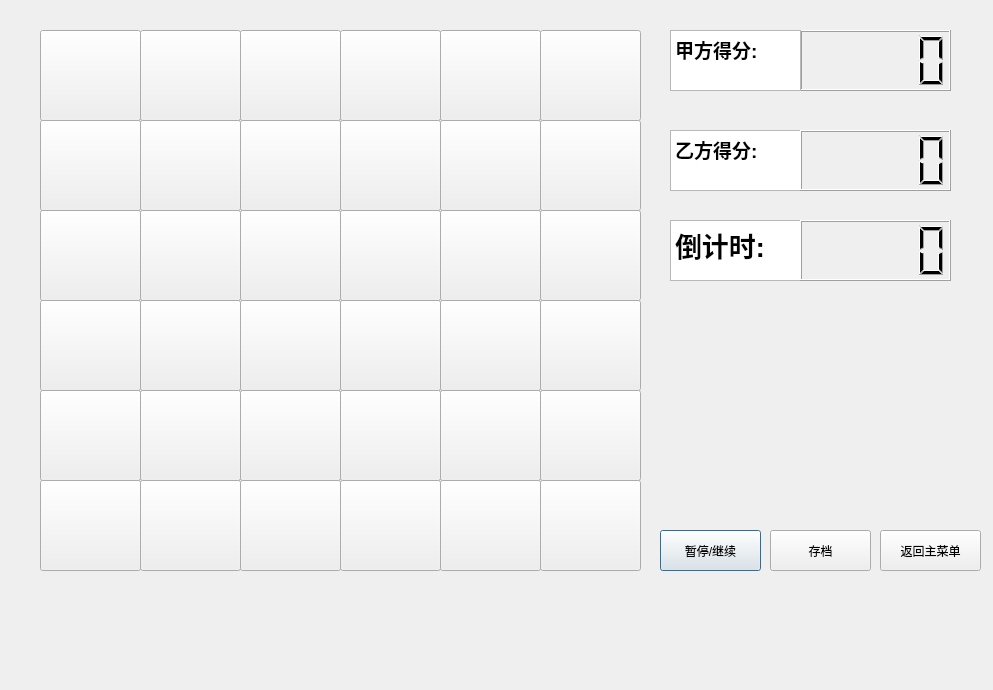
<?xml version="1.0" encoding="UTF-8"?>
<ui version="4.0">
 <class>double</class>
 <widget class="QDialog" name="double">
  <property name="geometry">
   <rect>
    <x>0</x>
    <y>0</y>
    <width>993</width>
    <height>690</height>
   </rect>
  </property>
  <property name="windowTitle">
   <string>Dialog</string>
  </property>
  <widget class="QToolButton" name="toolButton_55">
   <property name="geometry">
    <rect>
     <x>540</x>
     <y>480</y>
     <width>101</width>
     <height>91</height>
    </rect>
   </property>
   <property name="text">
    <string/>
   </property>
  </widget>
  <widget class="QToolButton" name="toolButton_25">
   <property name="geometry">
    <rect>
     <x>540</x>
     <y>210</y>
     <width>101</width>
     <height>91</height>
    </rect>
   </property>
   <property name="text">
    <string/>
   </property>
  </widget>
  <widget class="QToolButton" name="toolButton_14">
   <property name="geometry">
    <rect>
     <x>440</x>
     <y>120</y>
     <width>101</width>
     <height>91</height>
    </rect>
   </property>
   <property name="text">
    <string/>
   </property>
  </widget>
  <widget class="QToolButton" name="toolButton_32">
   <property name="geometry">
    <rect>
     <x>240</x>
     <y>300</y>
     <width>101</width>
     <height>91</height>
    </rect>
   </property>
   <property name="text">
    <string/>
   </property>
  </widget>
  <widget class="QToolButton" name="toolButton_11">
   <property name="geometry">
    <rect>
     <x>140</x>
     <y>120</y>
     <width>101</width>
     <height>91</height>
    </rect>
   </property>
   <property name="text">
    <string/>
   </property>
  </widget>
  <widget class="QToolButton" name="toolButton_12">
   <property name="geometry">
    <rect>
     <x>240</x>
     <y>120</y>
     <width>101</width>
     <height>91</height>
    </rect>
   </property>
   <property name="text">
    <string/>
   </property>
  </widget>
  <widget class="QToolButton" name="toolButton_31">
   <property name="geometry">
    <rect>
     <x>140</x>
     <y>300</y>
     <width>101</width>
     <height>91</height>
    </rect>
   </property>
   <property name="text">
    <string/>
   </property>
  </widget>
  <widget class="QToolButton" name="toolButton_44">
   <property name="geometry">
    <rect>
     <x>440</x>
     <y>390</y>
     <width>101</width>
     <height>91</height>
    </rect>
   </property>
   <property name="text">
    <string/>
   </property>
  </widget>
  <widget class="QTextBrowser" name="textBrowser_2">
   <property name="geometry">
    <rect>
     <x>670</x>
     <y>220</y>
     <width>131</width>
     <height>61</height>
    </rect>
   </property>
   <property name="html">
    <string>&lt;!DOCTYPE HTML PUBLIC &quot;-//W3C//DTD HTML 4.0//EN&quot; &quot;http://www.w3.org/TR/REC-html40/strict.dtd&quot;&gt;
&lt;html&gt;&lt;head&gt;&lt;meta name=&quot;qrichtext&quot; content=&quot;1&quot; /&gt;&lt;style type=&quot;text/css&quot;&gt;
p, li { white-space: pre-wrap; }
&lt;/style&gt;&lt;/head&gt;&lt;body style=&quot; font-family:'SimSun'; font-size:9pt; font-weight:400; font-style:normal;&quot;&gt;
&lt;p style=&quot; margin-top:0px; margin-bottom:0px; margin-left:0px; margin-right:0px; -qt-block-indent:0; text-indent:0px;&quot;&gt;&lt;span style=&quot; font-size:20pt; font-weight:600;&quot;&gt;倒计时:&lt;/span&gt;&lt;/p&gt;&lt;/body&gt;&lt;/html&gt;</string>
   </property>
  </widget>
  <widget class="QToolButton" name="toolButton_03">
   <property name="geometry">
    <rect>
     <x>340</x>
     <y>30</y>
     <width>101</width>
     <height>91</height>
    </rect>
   </property>
   <property name="text">
    <string/>
   </property>
  </widget>
  <widget class="QToolButton" name="toolButton_45">
   <property name="geometry">
    <rect>
     <x>540</x>
     <y>390</y>
     <width>101</width>
     <height>91</height>
    </rect>
   </property>
   <property name="text">
    <string/>
   </property>
  </widget>
  <widget class="QToolButton" name="toolButton_05">
   <property name="geometry">
    <rect>
     <x>540</x>
     <y>30</y>
     <width>101</width>
     <height>91</height>
    </rect>
   </property>
   <property name="text">
    <string/>
   </property>
  </widget>
  <widget class="QToolButton" name="toolButton_04">
   <property name="geometry">
    <rect>
     <x>440</x>
     <y>30</y>
     <width>101</width>
     <height>91</height>
    </rect>
   </property>
   <property name="text">
    <string/>
   </property>
  </widget>
  <widget class="QPushButton" name="pushButton">
   <property name="geometry">
    <rect>
     <x>660</x>
     <y>530</y>
     <width>101</width>
     <height>41</height>
    </rect>
   </property>
   <property name="text">
    <string>暂停/继续</string>
   </property>
  </widget>
  <widget class="QToolButton" name="toolButton_51">
   <property name="geometry">
    <rect>
     <x>140</x>
     <y>480</y>
     <width>101</width>
     <height>91</height>
    </rect>
   </property>
   <property name="text">
    <string/>
   </property>
  </widget>
  <widget class="QToolButton" name="toolButton_10">
   <property name="geometry">
    <rect>
     <x>40</x>
     <y>120</y>
     <width>101</width>
     <height>91</height>
    </rect>
   </property>
   <property name="text">
    <string/>
   </property>
  </widget>
  <widget class="QToolButton" name="toolButton_00">
   <property name="geometry">
    <rect>
     <x>40</x>
     <y>30</y>
     <width>101</width>
     <height>91</height>
    </rect>
   </property>
   <property name="text">
    <string/>
   </property>
  </widget>
  <widget class="QToolButton" name="toolButton_50">
   <property name="geometry">
    <rect>
     <x>40</x>
     <y>480</y>
     <width>101</width>
     <height>91</height>
    </rect>
   </property>
   <property name="text">
    <string/>
   </property>
  </widget>
  <widget class="QToolButton" name="toolButton_01">
   <property name="geometry">
    <rect>
     <x>140</x>
     <y>30</y>
     <width>101</width>
     <height>91</height>
    </rect>
   </property>
   <property name="text">
    <string/>
   </property>
  </widget>
  <widget class="QToolButton" name="toolButton_02">
   <property name="geometry">
    <rect>
     <x>240</x>
     <y>30</y>
     <width>101</width>
     <height>91</height>
    </rect>
   </property>
   <property name="text">
    <string/>
   </property>
  </widget>
  <widget class="QPushButton" name="pushButton_2">
   <property name="geometry">
    <rect>
     <x>770</x>
     <y>530</y>
     <width>101</width>
     <height>41</height>
    </rect>
   </property>
   <property name="text">
    <string>存档</string>
   </property>
  </widget>
  <widget class="QToolButton" name="toolButton_30">
   <property name="geometry">
    <rect>
     <x>40</x>
     <y>300</y>
     <width>101</width>
     <height>91</height>
    </rect>
   </property>
   <property name="text">
    <string/>
   </property>
  </widget>
  <widget class="QToolButton" name="toolButton_40">
   <property name="geometry">
    <rect>
     <x>40</x>
     <y>390</y>
     <width>101</width>
     <height>91</height>
    </rect>
   </property>
   <property name="text">
    <string/>
   </property>
  </widget>
  <widget class="QToolButton" name="toolButton_42">
   <property name="geometry">
    <rect>
     <x>240</x>
     <y>390</y>
     <width>101</width>
     <height>91</height>
    </rect>
   </property>
   <property name="text">
    <string/>
   </property>
  </widget>
  <widget class="QToolButton" name="toolButton_35">
   <property name="geometry">
    <rect>
     <x>540</x>
     <y>300</y>
     <width>101</width>
     <height>91</height>
    </rect>
   </property>
   <property name="text">
    <string/>
   </property>
  </widget>
  <widget class="QToolButton" name="toolButton_33">
   <property name="geometry">
    <rect>
     <x>340</x>
     <y>300</y>
     <width>101</width>
     <height>91</height>
    </rect>
   </property>
   <property name="text">
    <string/>
   </property>
  </widget>
  <widget class="QToolButton" name="toolButton_21">
   <property name="geometry">
    <rect>
     <x>140</x>
     <y>210</y>
     <width>101</width>
     <height>91</height>
    </rect>
   </property>
   <property name="text">
    <string/>
   </property>
  </widget>
  <widget class="QLCDNumber" name="lcdNumber">
   <property name="geometry">
    <rect>
     <x>800</x>
     <y>30</y>
     <width>151</width>
     <height>61</height>
    </rect>
   </property>
  </widget>
  <widget class="QToolButton" name="toolButton_34">
   <property name="geometry">
    <rect>
     <x>440</x>
     <y>300</y>
     <width>101</width>
     <height>91</height>
    </rect>
   </property>
   <property name="text">
    <string/>
   </property>
  </widget>
  <widget class="QToolButton" name="toolButton_43">
   <property name="geometry">
    <rect>
     <x>340</x>
     <y>390</y>
     <width>101</width>
     <height>91</height>
    </rect>
   </property>
   <property name="text">
    <string/>
   </property>
  </widget>
  <widget class="QToolButton" name="toolButton_13">
   <property name="geometry">
    <rect>
     <x>340</x>
     <y>120</y>
     <width>101</width>
     <height>91</height>
    </rect>
   </property>
   <property name="text">
    <string/>
   </property>
  </widget>
  <widget class="QToolButton" name="toolButton_41">
   <property name="geometry">
    <rect>
     <x>140</x>
     <y>390</y>
     <width>101</width>
     <height>91</height>
    </rect>
   </property>
   <property name="text">
    <string/>
   </property>
  </widget>
  <widget class="QToolButton" name="toolButton_23">
   <property name="geometry">
    <rect>
     <x>340</x>
     <y>210</y>
     <width>101</width>
     <height>91</height>
    </rect>
   </property>
   <property name="text">
    <string/>
   </property>
  </widget>
  <widget class="QToolButton" name="toolButton_52">
   <property name="geometry">
    <rect>
     <x>240</x>
     <y>480</y>
     <width>101</width>
     <height>91</height>
    </rect>
   </property>
   <property name="text">
    <string/>
   </property>
  </widget>
  <widget class="QTextBrowser" name="textBrowser_3">
   <property name="geometry">
    <rect>
     <x>670</x>
     <y>30</y>
     <width>131</width>
     <height>61</height>
    </rect>
   </property>
   <property name="html">
    <string>&lt;!DOCTYPE HTML PUBLIC &quot;-//W3C//DTD HTML 4.0//EN&quot; &quot;http://www.w3.org/TR/REC-html40/strict.dtd&quot;&gt;
&lt;html&gt;&lt;head&gt;&lt;meta name=&quot;qrichtext&quot; content=&quot;1&quot; /&gt;&lt;style type=&quot;text/css&quot;&gt;
p, li { white-space: pre-wrap; }
&lt;/style&gt;&lt;/head&gt;&lt;body style=&quot; font-family:'SimSun'; font-size:9pt; font-weight:400; font-style:normal;&quot;&gt;
&lt;p style=&quot; margin-top:0px; margin-bottom:0px; margin-left:0px; margin-right:0px; -qt-block-indent:0; text-indent:0px;&quot;&gt;&lt;span style=&quot; font-size:14pt; font-weight:600;&quot;&gt;甲方得分:&lt;/span&gt;&lt;/p&gt;&lt;/body&gt;&lt;/html&gt;</string>
   </property>
  </widget>
  <widget class="QToolButton" name="toolButton_22">
   <property name="geometry">
    <rect>
     <x>240</x>
     <y>210</y>
     <width>101</width>
     <height>91</height>
    </rect>
   </property>
   <property name="text">
    <string/>
   </property>
  </widget>
  <widget class="QLCDNumber" name="lcdNumber_2">
   <property name="geometry">
    <rect>
     <x>800</x>
     <y>220</y>
     <width>151</width>
     <height>61</height>
    </rect>
   </property>
  </widget>
  <widget class="QToolButton" name="toolButton_24">
   <property name="geometry">
    <rect>
     <x>440</x>
     <y>210</y>
     <width>101</width>
     <height>91</height>
    </rect>
   </property>
   <property name="text">
    <string/>
   </property>
  </widget>
  <widget class="QToolButton" name="toolButton_53">
   <property name="geometry">
    <rect>
     <x>340</x>
     <y>480</y>
     <width>101</width>
     <height>91</height>
    </rect>
   </property>
   <property name="text">
    <string/>
   </property>
  </widget>
  <widget class="QPushButton" name="pushButton_3">
   <property name="geometry">
    <rect>
     <x>880</x>
     <y>530</y>
     <width>101</width>
     <height>41</height>
    </rect>
   </property>
   <property name="text">
    <string>返回主菜单</string>
   </property>
  </widget>
  <widget class="QToolButton" name="toolButton_15">
   <property name="geometry">
    <rect>
     <x>540</x>
     <y>120</y>
     <width>101</width>
     <height>91</height>
    </rect>
   </property>
   <property name="text">
    <string/>
   </property>
  </widget>
  <widget class="QToolButton" name="toolButton_54">
   <property name="geometry">
    <rect>
     <x>440</x>
     <y>480</y>
     <width>101</width>
     <height>91</height>
    </rect>
   </property>
   <property name="text">
    <string/>
   </property>
  </widget>
  <widget class="QToolButton" name="toolButton_20">
   <property name="geometry">
    <rect>
     <x>40</x>
     <y>210</y>
     <width>101</width>
     <height>91</height>
    </rect>
   </property>
   <property name="text">
    <string/>
   </property>
  </widget>
  <widget class="QTextBrowser" name="textBrowser_4">
   <property name="geometry">
    <rect>
     <x>670</x>
     <y>130</y>
     <width>131</width>
     <height>61</height>
    </rect>
   </property>
   <property name="html">
    <string>&lt;!DOCTYPE HTML PUBLIC &quot;-//W3C//DTD HTML 4.0//EN&quot; &quot;http://www.w3.org/TR/REC-html40/strict.dtd&quot;&gt;
&lt;html&gt;&lt;head&gt;&lt;meta name=&quot;qrichtext&quot; content=&quot;1&quot; /&gt;&lt;style type=&quot;text/css&quot;&gt;
p, li { white-space: pre-wrap; }
&lt;/style&gt;&lt;/head&gt;&lt;body style=&quot; font-family:'SimSun'; font-size:9pt; font-weight:400; font-style:normal;&quot;&gt;
&lt;p style=&quot; margin-top:0px; margin-bottom:0px; margin-left:0px; margin-right:0px; -qt-block-indent:0; text-indent:0px;&quot;&gt;&lt;span style=&quot; font-size:14pt; font-weight:600;&quot;&gt;乙方得分:&lt;/span&gt;&lt;/p&gt;&lt;/body&gt;&lt;/html&gt;</string>
   </property>
  </widget>
  <widget class="QLCDNumber" name="lcdNumber_3">
   <property name="geometry">
    <rect>
     <x>800</x>
     <y>130</y>
     <width>151</width>
     <height>61</height>
    </rect>
   </property>
  </widget>
 </widget>
 <resources/>
 <connections/>
</ui>
